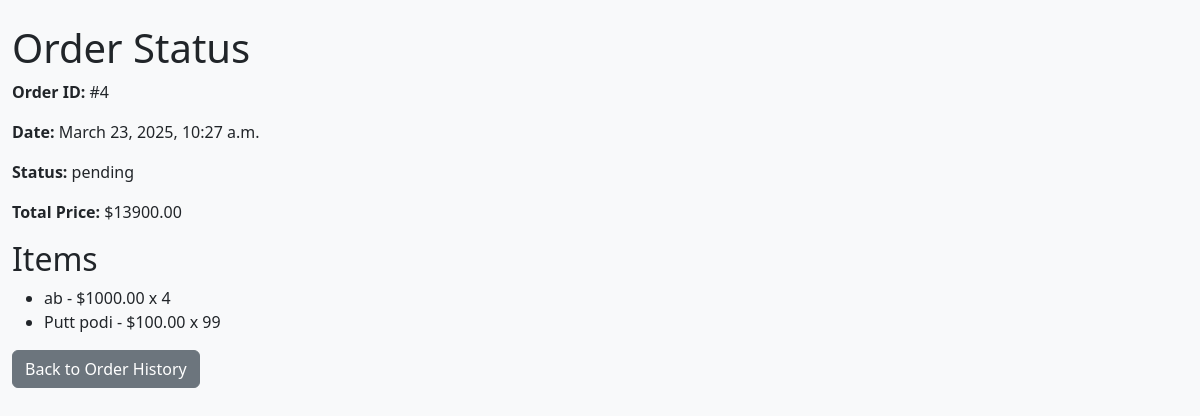
The page /orders/status/4/ (signed in) on the database its author committed.
### orders/models.py (models this page shows, shortened)
class Order(models.Model):
    customer = models.ForeignKey(Customer, on_delete=models.CASCADE, related_name='orders')
    outlet = models.ForeignKey(Shop, on_delete=models.CASCADE, related_name='orders')  # Link to the outlet (shop)
    created_at = models.DateTimeField(auto_now_add=True)
    status = models.CharField(max_length=50, choices=[
        ('pending', 'Pending'),
        ('processing', 'Processing'),
        ('shipped', 'Shipped'),
        ('delivered', 'Delivered'),
        ('cancelled', 'Cancelled'),
    ], default='pending')
    total_calories = models.PositiveIntegerField(default=0)  # Total calories in the order
    @property
    def total_price(self):
        return sum(item.product.price * item.quantity for item in self.items.all())

class OrderItem(models.Model):
    order = models.ForeignKey(Order, on_delete=models.CASCADE, related_name='items')
    product = models.ForeignKey('products.Product', on_delete=models.CASCADE)
    quantity = models.PositiveIntegerField(default=1)

### products/models.py (models this page shows, shortened)
class Product(models.Model):
    name = models.CharField(max_length=255)
    description = models.TextField()
    price = models.DecimalField(max_digits=10, decimal_places=2)
    image = models.ImageField(upload_to='product_images/', blank=True, null=True)
    calories_per_100g = models.PositiveIntegerField(help_text="Calories per 100g of the product")
    outlet = models.ForeignKey(Shop, on_delete=models.CASCADE, related_name='products')  # Link to the outlet (shop)
    stock = models.PositiveIntegerField(default=0)
    created_at = models.DateTimeField(auto_now_add=True)
    updated_at = models.DateTimeField(auto_now=True)
    category = models.ForeignKey(Category, on_delete=models.SET_NULL, null=True, blank=True)
    species = models.ManyToManyField(Species, blank=True)  # ✅ Allow multiple species

### orders/views.py (the view)
# urls.py: path('status/<int:order_id>/', views.order_status, name='order_status'),
@login_required
def order_status(request, order_id):
    order = get_object_or_404(Order, id=order_id, customer=request.user.customer)
    return render(request, 'orders/order_status.html', {'order': order})

### orders/templates/orders/order_status.html
{% extends 'base.html' %}
{% block content %}
<h1>Order Status</h1>
<p><strong>Order ID:</strong> #{{ order.id }}</p>
<p><strong>Date:</strong> {{ order.created_at }}</p>
<p><strong>Status:</strong> {{ order.status }}</p>
<p><strong>Total Price:</strong> ${{ order.total_price }}</p>
<h2>Items</h2>
<ul>
    {% for item in order.items.all %}
    <li>
        {{ item.product.name }} - ${{ item.product.price }} x {{ item.quantity }}
    </li>
    {% endfor %}
</ul>
<a href="{% url 'order_history' %}" class="btn btn-secondary">Back to Order History</a>
{% endblock %}

### static/css/styles.css (style rules this page uses)
body { background-color: #f8f9fa; }
.btn { margin-right: 5px; }

### rows shown on the page
Order: id "4", created_at "March 23, 2025, 10:27 a.m.", status "pending", total_price "13900.00"
OrderItem: product.name "ab", product.price "1000.00", quantity "4"
OrderItem: product.name "Putt podi", product.price "100.00", quantity "99"
